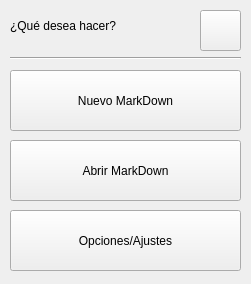
<?xml version="1.0" encoding="UTF-8"?>
<ui version="4.0">
 <class>Menu</class>
 <widget class="QWidget" name="Menu">
  <property name="geometry">
   <rect>
    <x>0</x>
    <y>0</y>
    <width>251</width>
    <height>284</height>
   </rect>
  </property>
  <property name="minimumSize">
   <size>
    <width>251</width>
    <height>284</height>
   </size>
  </property>
  <property name="maximumSize">
   <size>
    <width>251</width>
    <height>284</height>
   </size>
  </property>
  <property name="windowTitle">
   <string>MarkYoun!</string>
  </property>
  <property name="windowIcon">
   <iconset>
    <normaloff>Resource/icono.png</normaloff>Resource/icono.png</iconset>
  </property>
  <property name="autoFillBackground">
   <bool>false</bool>
  </property>
  <widget class="QPushButton" name="nuevo">
   <property name="geometry">
    <rect>
     <x>10</x>
     <y>70</y>
     <width>231</width>
     <height>61</height>
    </rect>
   </property>
   <property name="cursor">
    <cursorShape>PointingHandCursor</cursorShape>
   </property>
   <property name="focusPolicy">
    <enum>Qt::NoFocus</enum>
   </property>
   <property name="toolTip">
    <string>&lt;html&gt;&lt;head/&gt;&lt;body&gt;&lt;p&gt;&lt;br/&gt;&lt;/p&gt;&lt;/body&gt;&lt;/html&gt;</string>
   </property>
   <property name="whatsThis">
    <string>&lt;html&gt;&lt;head/&gt;&lt;body&gt;&lt;p&gt;Crear nuevo archivo&lt;/p&gt;&lt;/body&gt;&lt;/html&gt;</string>
   </property>
   <property name="text">
    <string>Nuevo MarkDown</string>
   </property>
   <property name="icon">
    <iconset>
     <normalon>Resource/Nuevo.png</normalon>
    </iconset>
   </property>
   <property name="shortcut">
    <string comment="&quot;Ctrl+s&quot;">Return</string>
   </property>
   <property name="checkable">
    <bool>false</bool>
   </property>
   <property name="flat">
    <bool>false</bool>
   </property>
  </widget>
  <widget class="QPushButton" name="abrir">
   <property name="geometry">
    <rect>
     <x>10</x>
     <y>140</y>
     <width>231</width>
     <height>61</height>
    </rect>
   </property>
   <property name="cursor">
    <cursorShape>PointingHandCursor</cursorShape>
   </property>
   <property name="focusPolicy">
    <enum>Qt::NoFocus</enum>
   </property>
   <property name="toolTip">
    <string>&lt;html&gt;&lt;head/&gt;&lt;body&gt;&lt;p&gt;&lt;br/&gt;&lt;/p&gt;&lt;/body&gt;&lt;/html&gt;</string>
   </property>
   <property name="whatsThis">
    <string>&lt;html&gt;&lt;head/&gt;&lt;body&gt;&lt;p align=&quot;center&quot;&gt;Precargar un archivo .md&lt;/p&gt;&lt;/body&gt;&lt;/html&gt;</string>
   </property>
   <property name="text">
    <string>Abrir MarkDown</string>
   </property>
   <property name="icon">
    <iconset>
     <normalon>Resource/Guardar.png</normalon>
    </iconset>
   </property>
  </widget>
  <widget class="QPushButton" name="opciones">
   <property name="geometry">
    <rect>
     <x>10</x>
     <y>210</y>
     <width>231</width>
     <height>61</height>
    </rect>
   </property>
   <property name="cursor">
    <cursorShape>PointingHandCursor</cursorShape>
   </property>
   <property name="focusPolicy">
    <enum>Qt::NoFocus</enum>
   </property>
   <property name="toolTip">
    <string>&lt;html&gt;&lt;head/&gt;&lt;body&gt;&lt;p&gt;&lt;br/&gt;&lt;/p&gt;&lt;/body&gt;&lt;/html&gt;</string>
   </property>
   <property name="whatsThis">
    <string>&lt;html&gt;&lt;head/&gt;&lt;body&gt;&lt;p align=&quot;center&quot;&gt;Cierre la Aplicación&lt;/p&gt;&lt;/body&gt;&lt;/html&gt;</string>
   </property>
   <property name="text">
    <string>Opciones/Ajustes</string>
   </property>
   <property name="icon">
    <iconset>
     <normaloff>Resource/opciones.png</normaloff>Resource/opciones.png</iconset>
   </property>
   <property name="iconSize">
    <size>
     <width>16</width>
     <height>16</height>
    </size>
   </property>
  </widget>
  <widget class="QPushButton" name="ayuda">
   <property name="geometry">
    <rect>
     <x>200</x>
     <y>10</y>
     <width>41</width>
     <height>41</height>
    </rect>
   </property>
   <property name="cursor">
    <cursorShape>PointingHandCursor</cursorShape>
   </property>
   <property name="focusPolicy">
    <enum>Qt::NoFocus</enum>
   </property>
   <property name="whatsThis">
    <string>&lt;html&gt;&lt;head/&gt;&lt;body&gt;&lt;p align=&quot;center&quot;&gt;Toque aquí si no sabe por donde empezar o quiere profundizar el programa&lt;/p&gt;&lt;/body&gt;&lt;/html&gt;</string>
   </property>
   <property name="text">
    <string/>
   </property>
   <property name="icon">
    <iconset>
     <normalon>Resource/Ayuda.png</normalon>
    </iconset>
   </property>
   <property name="iconSize">
    <size>
     <width>32</width>
     <height>32</height>
    </size>
   </property>
  </widget>
  <widget class="QLabel" name="pregunta">
   <property name="geometry">
    <rect>
     <x>10</x>
     <y>10</y>
     <width>181</width>
     <height>31</height>
    </rect>
   </property>
   <property name="styleSheet">
    <string notr="true">font: 75 italic 14pt &quot;TeX Gyre Bonum&quot;;</string>
   </property>
   <property name="text">
    <string>¿Qué desea hacer?</string>
   </property>
  </widget>
  <widget class="Line" name="line">
   <property name="geometry">
    <rect>
     <x>10</x>
     <y>50</y>
     <width>231</width>
     <height>16</height>
    </rect>
   </property>
   <property name="orientation">
    <enum>Qt::Horizontal</enum>
   </property>
  </widget>
 </widget>
 <resources/>
 <connections>
  <connection>
   <sender>ayuda</sender>
   <signal>clicked()</signal>
   <receiver>Menu</receiver>
   <slot>ayuda()</slot>
   <hints>
    <hint type="sourcelabel">
     <x>220</x>
     <y>30</y>
    </hint>
    <hint type="destinationlabel">
     <x>125</x>
     <y>176</y>
    </hint>
   </hints>
  </connection>
  <connection>
   <sender>nuevo</sender>
   <signal>clicked()</signal>
   <receiver>Menu</receiver>
   <slot>nuevo()</slot>
   <hints>
    <hint type="sourcelabel">
     <x>125</x>
     <y>100</y>
    </hint>
    <hint type="destinationlabel">
     <x>125</x>
     <y>176</y>
    </hint>
   </hints>
  </connection>
  <connection>
   <sender>abrir</sender>
   <signal>clicked()</signal>
   <receiver>Menu</receiver>
   <slot>abrir()</slot>
   <hints>
    <hint type="sourcelabel">
     <x>125</x>
     <y>170</y>
    </hint>
    <hint type="destinationlabel">
     <x>125</x>
     <y>176</y>
    </hint>
   </hints>
  </connection>
  <connection>
   <sender>opciones</sender>
   <signal>clicked()</signal>
   <receiver>Menu</receiver>
   <slot>opciones()</slot>
   <hints>
    <hint type="sourcelabel">
     <x>125</x>
     <y>310</y>
    </hint>
    <hint type="destinationlabel">
     <x>125</x>
     <y>176</y>
    </hint>
   </hints>
  </connection>
 </connections>
 <slots>
  <slot>abrir()</slot>
  <slot>nuevo()</slot>
  <slot>opciones()</slot>
  <slot>ayuda()</slot>
 </slots>
</ui>
